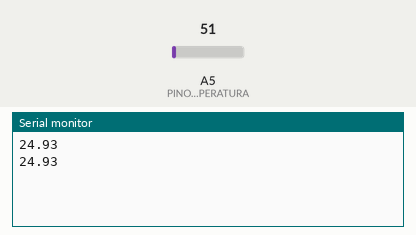
The sketch below on a simulated Arduino Uno, built with avr-gcc and run on an emulated ATmega328P. Parts: the last lines printed to the serial monitor. The inputs (shaded band) are chosen by the test bench; at power-on: A5 (PINO_SENSOR_TEMPERATURA) = 51.

Above: at 2.8 s.
2.9 s: A5 (PINO_SENSOR_TEMPERATURA) set to 61
At 5.1 s:
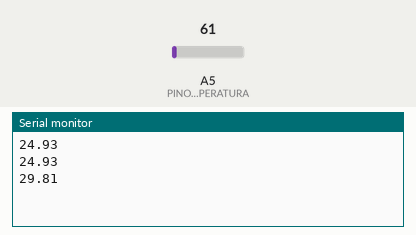
5.6 s: A5 (PINO_SENSOR_TEMPERATURA) set to 71
At 6.7 s:
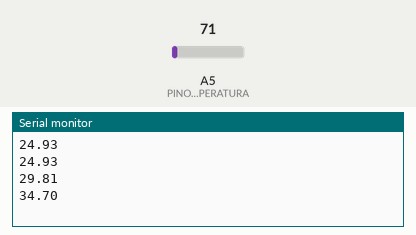
Timing chart, 0 to 8.6 s (numbered marks = the images above; inputs shaded):
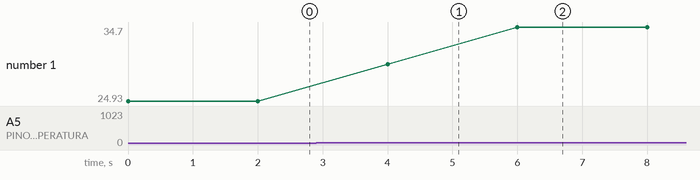

The sketch:

sensor_LM35.ino
```cpp
//declaração da variavél do sensor e a porta Análogica onde está
const int PINO_SENSOR_TEMPERATURA = A5;

//Declaração da variável da temperatura em Celsius
float temperaturaCelsius;

// Conexão com o computador em milisegundos
void setup() {
    Serial.begin(9600);
}


// função de loop
void loop() {
  // declração de variável do valor da leitura captada pelo senso
  int valorLeitura = analogRead(PINO_SENSOR_TEMPERATURA);

//  conversão da tensão para Celcius
  temperaturaCelsius = (valorLeitura * 5.0 / 1023.0) / 0.01;

// print da temperatura
  Serial.println(temperaturaCelsius);

// delay de 2000 milisegundo para o loop
  delay(2000);
}
```

Measured:
- after the input at 2.9 s, the serial monitor: prints a new line after 1.1 s (image 1)
- after the input at 5.6 s, the serial monitor: prints a new line after 0.40 s (image 2)
- plotted number 1: 24.93 → 29.81 after the input at 2.9 s, 29.81 → 34.7 after the input at 5.6 s
